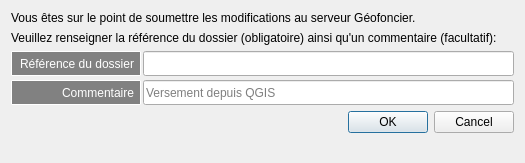
<?xml version="1.0" encoding="UTF-8"?>
<ui version="4.0">
 <class>Dialog</class>
 <widget class="QDialog" name="Dialog">
  <property name="geometry">
   <rect>
    <x>0</x>
    <y>0</y>
    <width>525</width>
    <height>163</height>
   </rect>
  </property>
  <property name="sizePolicy">
   <sizepolicy hsizetype="Fixed" vsizetype="Fixed">
    <horstretch>0</horstretch>
    <verstretch>0</verstretch>
   </sizepolicy>
  </property>
  <property name="minimumSize">
   <size>
    <width>525</width>
    <height>163</height>
   </size>
  </property>
  <property name="maximumSize">
   <size>
    <width>525</width>
    <height>163</height>
   </size>
  </property>
  <property name="windowTitle">
   <string>Référence de dossier</string>
  </property>
  <layout class="QFormLayout" name="formLayout">
   <property name="horizontalSpacing">
    <number>6</number>
   </property>
   <property name="verticalSpacing">
    <number>6</number>
   </property>
   <item row="0" column="0" colspan="2">
    <widget class="QLabel" name="lab_info1">
     <property name="font">
      <font>
       <weight>50</weight>
       <bold>false</bold>
      </font>
     </property>
     <property name="text">
      <string>Vous êtes sur le point de soumettre les modifications au serveur Géofoncier.</string>
     </property>
     <property name="textFormat">
      <enum>Qt::PlainText</enum>
     </property>
     <property name="margin">
      <number>0</number>
     </property>
    </widget>
   </item>
   <item row="1" column="0" colspan="2">
    <widget class="QLabel" name="lab_info2">
     <property name="text">
      <string>Veuillez renseigner la référence du dossier (obligatoire) ainsi qu'un commentaire (facultatif):</string>
     </property>
    </widget>
   </item>
   <item row="6" column="1">
    <widget class="QDialogButtonBox" name="valid_btn">
     <property name="orientation">
      <enum>Qt::Horizontal</enum>
     </property>
     <property name="standardButtons">
      <set>QDialogButtonBox::Cancel|QDialogButtonBox::Ok</set>
     </property>
    </widget>
   </item>
   <item row="3" column="0" colspan="2">
    <layout class="QFormLayout" name="val_lay">
     <property name="horizontalSpacing">
      <number>2</number>
     </property>
     <property name="verticalSpacing">
      <number>4</number>
     </property>
     <item row="0" column="0">
      <widget class="QLabel" name="lab_ref">
       <property name="sizePolicy">
        <sizepolicy hsizetype="Fixed" vsizetype="Preferred">
         <horstretch>0</horstretch>
         <verstretch>0</verstretch>
        </sizepolicy>
       </property>
       <property name="minimumSize">
        <size>
         <width>130</width>
         <height>25</height>
        </size>
       </property>
       <property name="maximumSize">
        <size>
         <width>0</width>
         <height>25</height>
        </size>
       </property>
       <property name="styleSheet">
        <string notr="true">QLabel{
	border: 1px solid #ffffff;
	border-radius: 1px;
	background: #818181;
	padding: 0px 3px 0px 3px;
	color: #ffffff;
}</string>
       </property>
       <property name="text">
        <string>Référence du dossier</string>
       </property>
       <property name="alignment">
        <set>Qt::AlignRight|Qt::AlignTrailing|Qt::AlignVCenter</set>
       </property>
      </widget>
     </item>
     <item row="0" column="1">
      <widget class="QLineEdit" name="ref_led">
       <property name="minimumSize">
        <size>
         <width>0</width>
         <height>25</height>
        </size>
       </property>
       <property name="maximumSize">
        <size>
         <width>16777215</width>
         <height>25</height>
        </size>
       </property>
      </widget>
     </item>
     <item row="1" column="0">
      <widget class="QLabel" name="lab_cmt">
       <property name="sizePolicy">
        <sizepolicy hsizetype="Fixed" vsizetype="Preferred">
         <horstretch>0</horstretch>
         <verstretch>0</verstretch>
        </sizepolicy>
       </property>
       <property name="minimumSize">
        <size>
         <width>130</width>
         <height>25</height>
        </size>
       </property>
       <property name="maximumSize">
        <size>
         <width>130</width>
         <height>25</height>
        </size>
       </property>
       <property name="styleSheet">
        <string notr="true">QLabel{
	border: 1px solid #ffffff;
	border-radius: 1px;
	background: #818181;
	padding: 0px 3px 0px 3px;
	color: #ffffff;
}</string>
       </property>
       <property name="text">
        <string>Commentaire</string>
       </property>
       <property name="alignment">
        <set>Qt::AlignRight|Qt::AlignTrailing|Qt::AlignVCenter</set>
       </property>
      </widget>
     </item>
     <item row="1" column="1">
      <widget class="QLineEdit" name="cmt_led">
       <property name="minimumSize">
        <size>
         <width>0</width>
         <height>25</height>
        </size>
       </property>
       <property name="maximumSize">
        <size>
         <width>16777215</width>
         <height>25</height>
        </size>
       </property>
       <property name="text">
        <string/>
       </property>
       <property name="placeholderText">
        <string>Versement depuis QGIS</string>
       </property>
      </widget>
     </item>
    </layout>
   </item>
  </layout>
 </widget>
 <resources/>
 <connections>
  <connection>
   <sender>valid_btn</sender>
   <signal>accepted()</signal>
   <receiver>Dialog</receiver>
   <slot>accept()</slot>
   <hints>
    <hint type="sourcelabel">
     <x>248</x>
     <y>254</y>
    </hint>
    <hint type="destinationlabel">
     <x>157</x>
     <y>274</y>
    </hint>
   </hints>
  </connection>
  <connection>
   <sender>valid_btn</sender>
   <signal>rejected()</signal>
   <receiver>Dialog</receiver>
   <slot>reject()</slot>
   <hints>
    <hint type="sourcelabel">
     <x>316</x>
     <y>260</y>
    </hint>
    <hint type="destinationlabel">
     <x>286</x>
     <y>274</y>
    </hint>
   </hints>
  </connection>
 </connections>
</ui>
